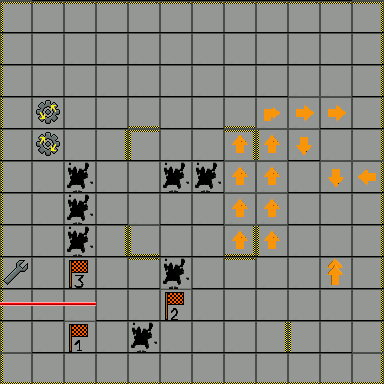

A 2D game scene composited from a Tiled map and its tileset images. What follows is a short description and the map's XML, with every tile layer's data as written:
An orthogonal 12x12 tile map with 32x32 px tiles, 10 tile layers (wallAndGround, special, flagLayer, holeLayer, ...).

<map version="1.2" tiledversion="1.2.1" orientation="orthogonal" renderorder="right-down" width="12" height="12" tilewidth="32" tileheight="32" infinite="0" nextlayerid="4" nextobjectid="1">
 <tileset firstgid="1" source="testTileset.tsx" />
 <layer id="1" name="wallAndGround" width="12" height="12">
  <data encoding="csv">
11,1,1,1,1,1,1,1,1,1,1,12,
4,5,5,5,5,5,5,5,5,5,5,3,
4,5,5,5,5,5,5,5,5,5,5,3,
4,5,5,5,2,5,5,2,5,5,5,3,
4,5,5,3,11,5,5,12,4,5,5,3,
4,5,5,5,5,5,6,5,5,5,5,3,
4,5,5,5,5,5,5,5,5,5,5,3,
4,5,5,3,13,5,5,14,4,5,5,3,
4,5,5,5,1,5,5,1,5,5,5,3,
4,5,5,5,5,5,5,5,5,5,5,3,
4,5,5,5,5,5,5,5,3,4,5,3,
13,2,2,2,2,2,2,2,2,2,2,14
</data>
 </layer>
 <layer id="3" name="special" width="12" height="12">
  <data encoding="csv">
0,0,0,0,0,0,0,0,0,0,0,0,
0,0,0,0,0,0,0,0,0,0,0,0,
0,0,0,0,0,0,0,0,0,0,0,0,
0,72,0,0,0,0,0,0,25,24,24,0,
0,71,0,0,0,0,0,21,21,22,0,0,
0,0,0,0,0,0,0,21,21,20,22,23,
0,0,0,0,0,0,0,21,21,0,0,0,
0,0,0,0,0,0,0,21,21,0,0,0,
73,0,0,0,0,0,0,0,0,0,18,0,
0,0,0,0,0,0,0,0,0,0,0,0,
0,0,0,0,0,0,0,0,0,0,0,0,
0,0,0,0,0,0,0,0,0,0,0,0
</data>
 </layer>
 <layer id="4" name="flagLayer" width="12" height="12">
  <data encoding="csv">
0,0,0,0,0,0,0,0,0,0,0,0,
0,0,0,0,0,0,0,0,0,0,0,0,
0,0,0,0,0,0,0,0,0,0,0,0,
0,0,0,0,0,0,0,0,0,0,0,0,
0,0,0,0,0,0,0,0,0,0,0,0,
0,0,0,0,0,0,0,0,0,0,0,0,
0,0,0,0,0,0,0,0,0,0,0,0,
0,0,0,0,0,0,0,0,0,0,0,0,
0,0,17,0,0,0,0,0,0,0,0,0,
0,0,0,0,0,16,0,0,0,0,0,0,
0,0,15,0,0,0,0,0,0,0,0,0,
0,0,0,0,0,0,0,0,0,0,0,0
</data>
 </layer>
 <layer id="5" name="holeLayer" width="12" height="12">
  <data encoding="csv">
0,0,0,0,0,0,0,0,0,0,0,0,
0,0,0,0,0,0,0,0,0,0,0,0,
0,0,0,0,0,0,0,0,0,0,0,0,
0,0,0,0,0,0,0,0,0,0,0,0,
0,0,0,0,0,0,0,0,0,0,0,0,
0,0,6,0,0,6,0,0,0,0,0,0,
0,0,6,0,0,0,0,0,0,0,0,0,
0,0,6,0,0,0,0,0,0,0,0,0,
0,0,0,0,0,6,0,0,0,0,0,0,
0,0,0,0,0,0,0,0,0,0,0,0,
0,0,0,0,6,0,0,0,0,0,0,0,
0,0,0,0,0,0,0,0,0,0,0,0
</data>
 </layer>
 <layer id="6" name="backupLayer1" width="12" height="12">
  <data encoding="csv">
0,0,0,0,0,0,0,0,0,0,0,0,
0,0,0,0,0,0,0,0,0,0,0,0,
0,0,0,0,0,0,0,0,0,0,0,0,
0,0,0,0,0,0,0,0,0,0,0,0,
0,0,0,0,0,0,0,0,0,0,0,0,
0,0,0,0,0,0,0,0,0,0,0,0,
0,0,0,0,0,0,0,0,0,0,0,0,
0,0,0,0,0,0,0,0,0,0,0,0,
0,0,0,0,0,0,0,0,0,0,0,0,
0,0,0,0,0,0,0,0,0,0,0,0,
0,0,0,0,0,0,0,0,0,0,0,0,
0,0,0,0,0,0,0,0,0,0,0,0
</data>
 </layer>
 <layer id="7" name="backupLayer2" width="12" height="12">
  <data encoding="csv">
0,0,0,0,0,0,0,0,0,0,0,0,
0,0,0,0,0,0,0,0,0,0,0,0,
0,0,0,0,0,0,0,0,0,0,0,0,
0,0,0,0,0,0,0,0,0,0,0,0,
0,0,0,0,0,0,0,0,0,0,0,0,
0,0,0,0,0,0,0,0,0,0,0,0,
0,0,0,0,0,0,0,0,0,0,0,0,
0,0,0,0,0,0,0,0,0,0,0,0,
0,0,0,0,0,0,0,0,0,0,0,0,
0,0,0,0,0,0,0,0,0,0,0,0,
0,0,0,0,0,0,0,0,0,0,0,0,
0,0,0,0,0,0,0,0,0,0,0,0
</data>
 </layer>
 <layer id="8" name="backupLayer3" width="12" height="12">
  <data encoding="csv">
0,0,0,0,0,0,0,0,0,0,0,0,
0,0,0,0,0,0,0,0,0,0,0,0,
0,0,0,0,0,0,0,0,0,0,0,0,
0,0,0,0,0,0,0,0,0,0,0,0,
0,0,0,0,0,0,0,0,0,0,0,0,
0,0,0,0,0,0,0,0,0,0,0,0,
0,0,0,0,0,0,0,0,0,0,0,0,
0,0,0,0,0,0,0,0,0,0,0,0,
0,0,0,0,0,0,0,0,0,0,0,0,
0,0,0,0,0,0,0,0,0,0,0,0,
0,0,0,0,0,0,0,0,0,0,0,0,
0,0,0,0,0,0,0,0,0,0,0,0
</data>
 </layer>
 <layer id="9" name="backupLayer4" width="12" height="12">
  <data encoding="csv">
0,0,0,0,0,0,0,0,0,0,0,0,
0,0,0,0,0,0,0,0,0,0,0,0,
0,0,0,0,0,0,0,0,0,0,0,0,
0,0,0,0,0,0,0,0,0,0,0,0,
0,0,0,0,0,0,0,0,0,0,0,0,
0,0,0,0,0,0,0,0,0,0,0,0,
0,0,0,0,0,0,0,0,0,0,0,0,
0,0,0,0,0,0,0,0,0,0,0,0,
0,0,0,0,0,0,0,0,0,0,0,0,
0,0,0,0,0,0,0,0,0,0,0,0,
0,0,0,0,0,0,0,0,0,0,0,0,
0,0,0,0,0,0,0,0,0,0,0,0
</data>
 </layer>
 <layer id="2" name="playerLayerObject" width="12" height="12">
  <data encoding="csv">
0,0,0,0,0,0,0,0,0,0,0,0,
0,0,0,0,0,0,0,0,0,0,0,0,
0,0,0,0,0,0,0,0,0,0,0,0,
0,0,0,0,0,0,0,0,0,0,0,0,
0,0,0,0,0,0,0,0,0,0,0,0,
0,0,0,0,0,0,0,0,0,0,0,0,
0,0,0,0,0,0,0,0,0,0,0,0,
0,0,0,0,0,0,0,0,0,0,0,0,
0,0,0,0,0,0,0,0,0,0,0,0,
0,0,0,0,0,0,0,0,0,0,0,0,
0,0,0,0,0,0,0,0,0,0,0,0,
0,0,0,0,0,0,0,0,0,0,0,0
</data>
 </layer>
 <layer id="10" name="laserLayer" width="12" height="12">
  <data encoding="csv">
0,0,0,0,0,0,0,0,0,0,0,0,
0,0,0,0,0,0,0,0,0,0,0,0,
0,0,0,0,0,0,0,0,0,0,0,0,
0,0,0,0,0,0,0,0,0,0,0,0,
0,0,0,0,0,0,0,0,0,0,0,0,
0,0,0,0,0,0,0,0,0,0,0,0,
0,0,0,0,0,0,0,0,0,0,0,0,
0,0,0,0,0,0,0,0,0,0,0,0,
0,0,0,0,0,0,0,0,0,0,0,0,
81,81,81,0,0,0,0,0,0,0,0,0,
0,0,0,0,0,0,0,0,0,0,0,0,
0,0,0,0,0,0,0,0,0,0,0,0
</data>
 </layer>
</map>
